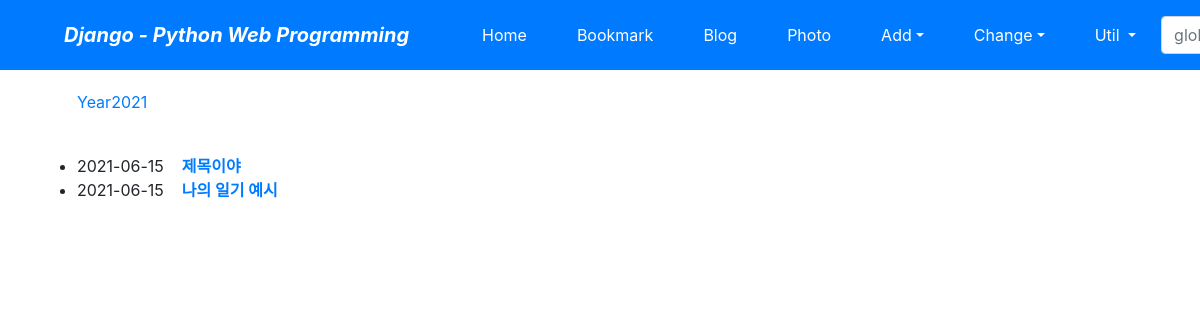
/blog/archive/, run on an earlier commit of the app's database.
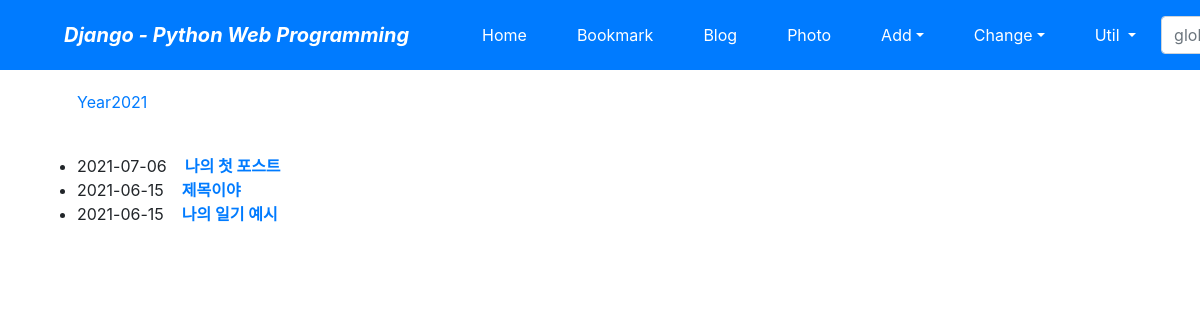
And on a later commit of the database.
### blogapp/models.py (models this page shows, shortened)
class Post(models.Model):
    title = models.CharField(verbose_name='TITLE', max_length=50)
    slug = models.SlugField('SLUG', unique=True, allow_unicode=True, help_text='one word for title alias.')
    description = models.CharField('DESCRIPTION', max_length=100, blank=True, help_text='simple description text.')
    content = models.TextField('CONTENT')
    create_dt = models.DateTimeField('CREATE DATE', auto_now_add=True)
    modify_dt = models.DateTimeField('MODIFY DATE', auto_now=True)
    tags = TaggableManager(blank=True)
    owner = models.ForeignKey(User, on_delete=models.CASCADE, verbose_name='OWNER', blank=True, null=True)
    class Meta:
        verbose_name = 'post'
        verbose_name_plural = 'posts'
        db_table = 'blogapp_posts'
        ordering = ('-modify_dt',)
    def get_absolute_url(self):
        return reverse('blog:post_detail', args=(self.slug,))

### blogapp/views.py (the view)
# urls.py: path('archive/', views.PostAV.as_view(), name='post_archive'),
class PostAV(ArchiveIndexView):
    model = Post
    date_field = 'modify_dt'

### blogapp/templates/blogapp/post_archive.html (shortened to what this page needs)
{% extends 'base.html' %}
{% block content %}
<ul>
    {% for date in date_list %}
    <li style="display: inline;">
        <a href="{% url 'blog:post_year_archive' date|date:'Y' %}">Year{{ date|date:"Y" }}</a></li>
    {% endfor %}
</ul>
<br/>
<div>
    <ul>
        {% for post in object_list %}
        <li>{{ post.modify_dt|date:"Y-m-d" }}&nbsp;&nbsp;&nbsp;
        <a href="{{ post.get_absolute_url }}"><strong>{{ post.title }}</strong></a></li>
        {% endfor %}
    </ul>
</div>
{% endblock %}

What changed in the data, as far as the page shows it:
added Post: modify_dt "2021-07-06", title "나의 첫 포스트"
